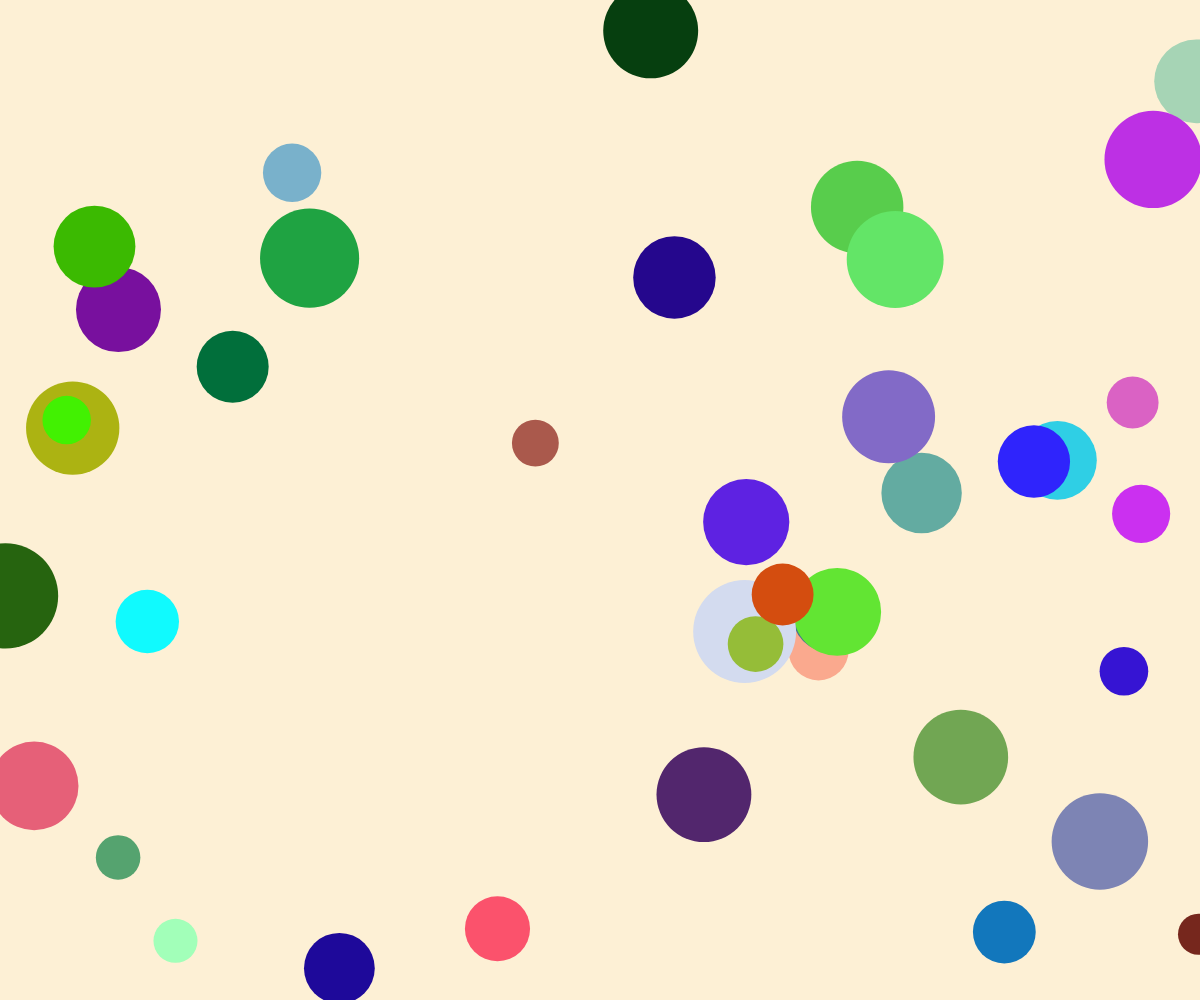
Frame 1 (no input)
Frame 60 (no input): identical to frame 1, image omitted
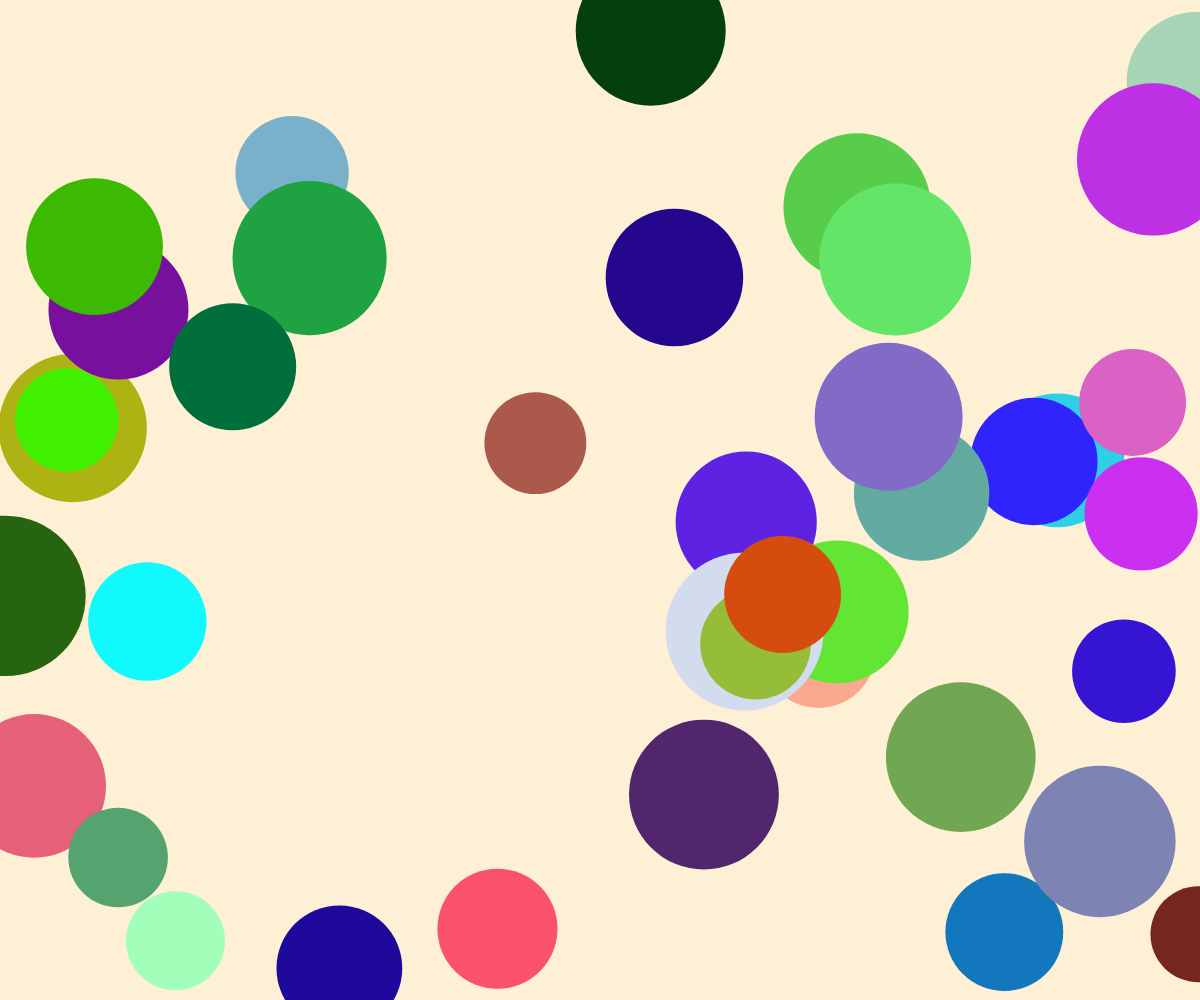
Frame 120 (the mouse pressed at the canvas centre since frame 60)

The p5.js sketch that drew these frames (run headless with seeded random() and noise() and a simulated clock; from frame 60 on, the mouse is pressed at the canvas centre):

// p5.js sketch
// ── sketch.js
let circles = [];

function setup() {
  createCanvas(windowWidth, windowHeight); // 全視窗畫布
  background('#fdf0d5'); // 設定背景顏色

  // 產生 40 個圓的初始資料
  for (let i = 0; i < 40; i++) {
    circles.push({
      x: random(width), // 隨機 x 座標
      y: random(height), // 隨機 y 座標
      size: random(30, 100), // 隨機大小
      color: color(random(255), random(255), random(255)) // 隨機鮮豔顏色
    });
  }
}

function draw() {
  background('#fdf0d5'); // 每次重繪背景

  // 計算滑鼠影響的大小變化
  let sizeOffset = map(mouseX, 0, width, 10, 120);

  // 繪製所有圓
  for (let circle of circles) {
    fill(circle.color);
    noStroke();
    ellipse(circle.x, circle.y, circle.size + sizeOffset); // 圓的大小隨滑鼠移動變化
  }
}

function windowResized() {
  resizeCanvas(windowWidth, windowHeight); // 當視窗大小改變時調整畫布
}

// ── style.css
html, body {
  margin: 0;
  padding: 0;
}

canvas {
  display: block;
}

body {
  margin: 0;
  font-family: '微軟正黑體', Arial, sans-serif;
  overflow: hidden; /* 防止畫布滾動 */
}

/* 選單容器 */
.menu {
  position: absolute;
  top: 10px;
  right: 100px; /* 距離右邊框 100px */
  display: flex;
  list-style: none;
  padding: 0;
  margin: 0;
  z-index: 3; /* 選單在最上層 */
}

/* 選單項目 */
.menu li {
  position: relative;
  background-color: rgba(0, 48, 73, 0.2); /* 背景顏色透明度 0.2 */
  color: #ff7b00;
  font-size: 30px;
  font-family: '微軟正黑體', Arial, sans-serif;
  height: 50px;
  line-height: 50px;
  text-align: center;
  margin-right: 30px;
  padding: 0 15px;
  border-radius: 5px;
  cursor: pointer;
  transition: color 0.3s, background-color 0.3s;
}

.menu li:hover {
  color: #588157;
}

.menu a {
  text-decoration: none;
  color: inherit;
}

.dropdown:hover .submenu {
  display: block;
}

.submenu {
  display: none;
  position: absolute;
  top: 50px;
  left: 0;
  background-color: rgba(0, 48, 73, 0.9);
  list-style: none;
  padding: 0;
  margin: 0;
  border-radius: 5px;
  z-index: 3;
}

.submenu li {
  margin: 0;
  padding: 10px 15px;
  text-align: left;
}

.submenu li a {
  color: #ff7b00;
  font-size: 20px;
}

.submenu li:hover {
  background-color: rgba(0, 48, 73, 0.7);
  color: #588157;
}

.content-frame {
  position: absolute;
  top: 10%;
  left: 10%;
  width: 80%;
  height: 80%;
  border: none;
  background-color: rgba(0, 0, 0, 0.2); /* 背景透明度 0.2 */
  z-index: 2; /* iframe 在第二層 */
}
